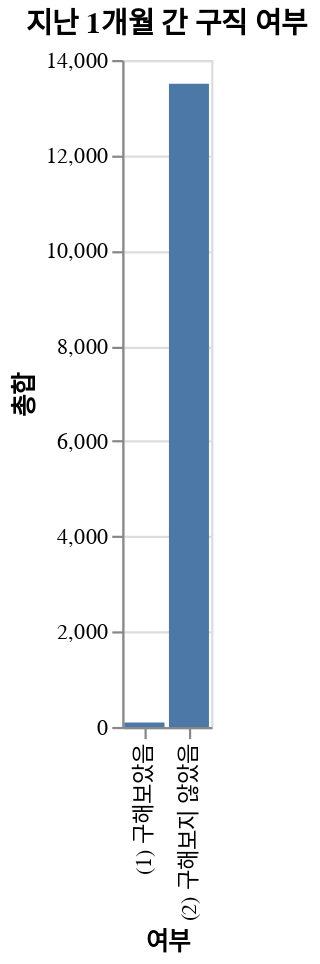

The cell this chart's notebook holds for it:
### Code cell
# prompt: a DataFrame 사용: 총합에 따른 그래프

import altair as alt
# Create a bar chart using Altair
# Encode the x-axis with the '\uc5ec\ubd80' column and the y-axis with the '\ucd1d\ud569' column
chart = alt.Chart(a).mark_bar().encode(
    x='\uc5ec\ubd80', # Set the x-axis to the '\uc5ec\ubd80' column
    y='\ucd1d\ud569'  # Set the y-axis to the '\ucd1d\ud569' column
).properties(title='지난 1개월 간 구직 여부')
# Display the chart
chart

### Figure 1 — Vega-Lite specification as saved in the notebook (floating-point values rounded to 4 significant figures)
{"config": {"view": {"continuousWidth": 300, "continuousHeight": 300}}, "data": {"name": "data-9c6d595b922517fa26a8d5512d1b9cd4"}, "mark": {"type": "bar"}, "encoding": {"x": {"field": "여부", "type": "nominal"}, "y": {"field": "총합", "type": "quantitative"}}, "title": "지난 1개월 간 구직 여부", "$schema": "https://vega.github.io/schema/vega-lite/v5.20.1.json", "datasets": {"data-9c6d595b922517fa26a8d5512d1b9cd4": [{"여부": "(1) 구해보았음", "총합": 92}, {"여부": "(2) 구해보지 않았음", "총합": 13503}]}}
